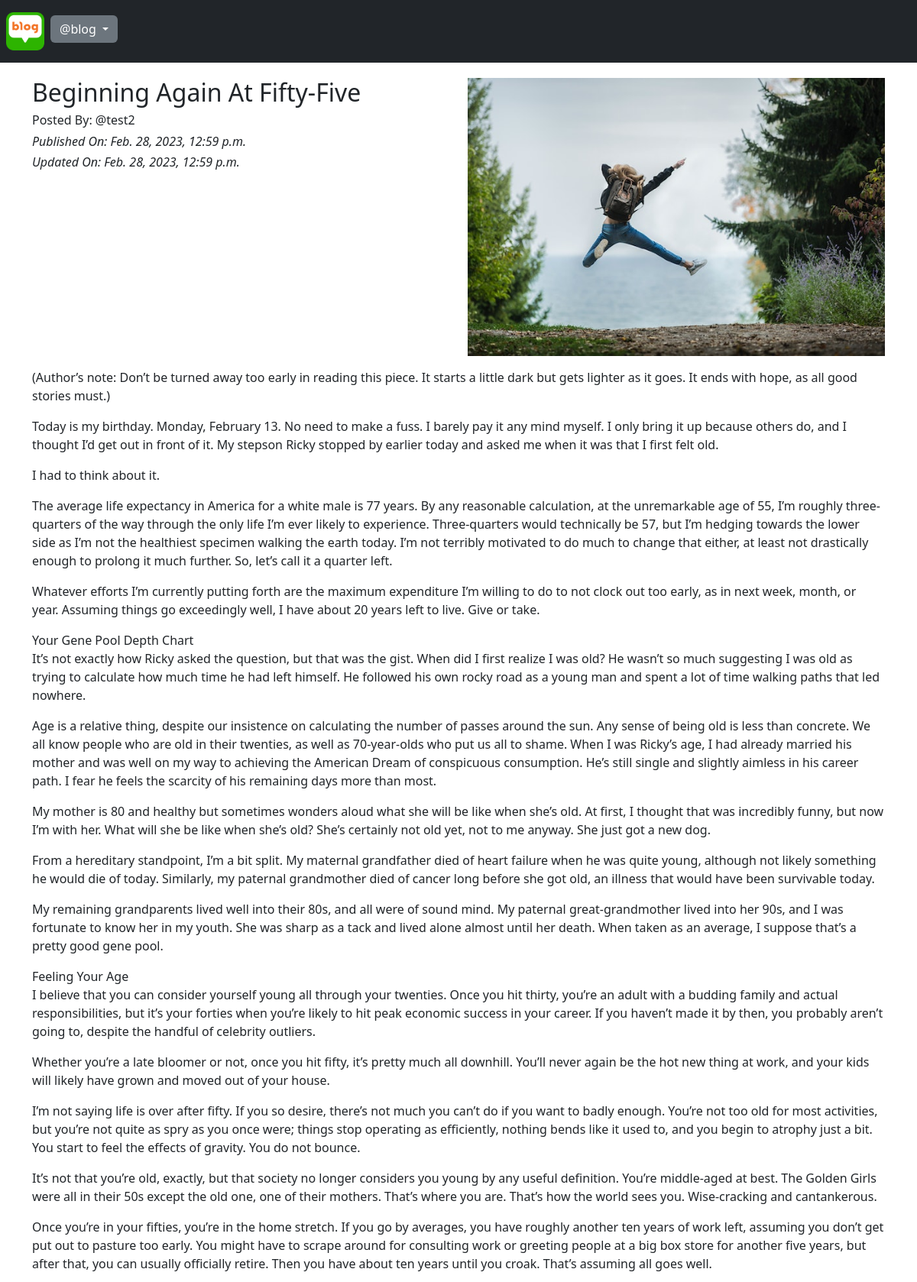
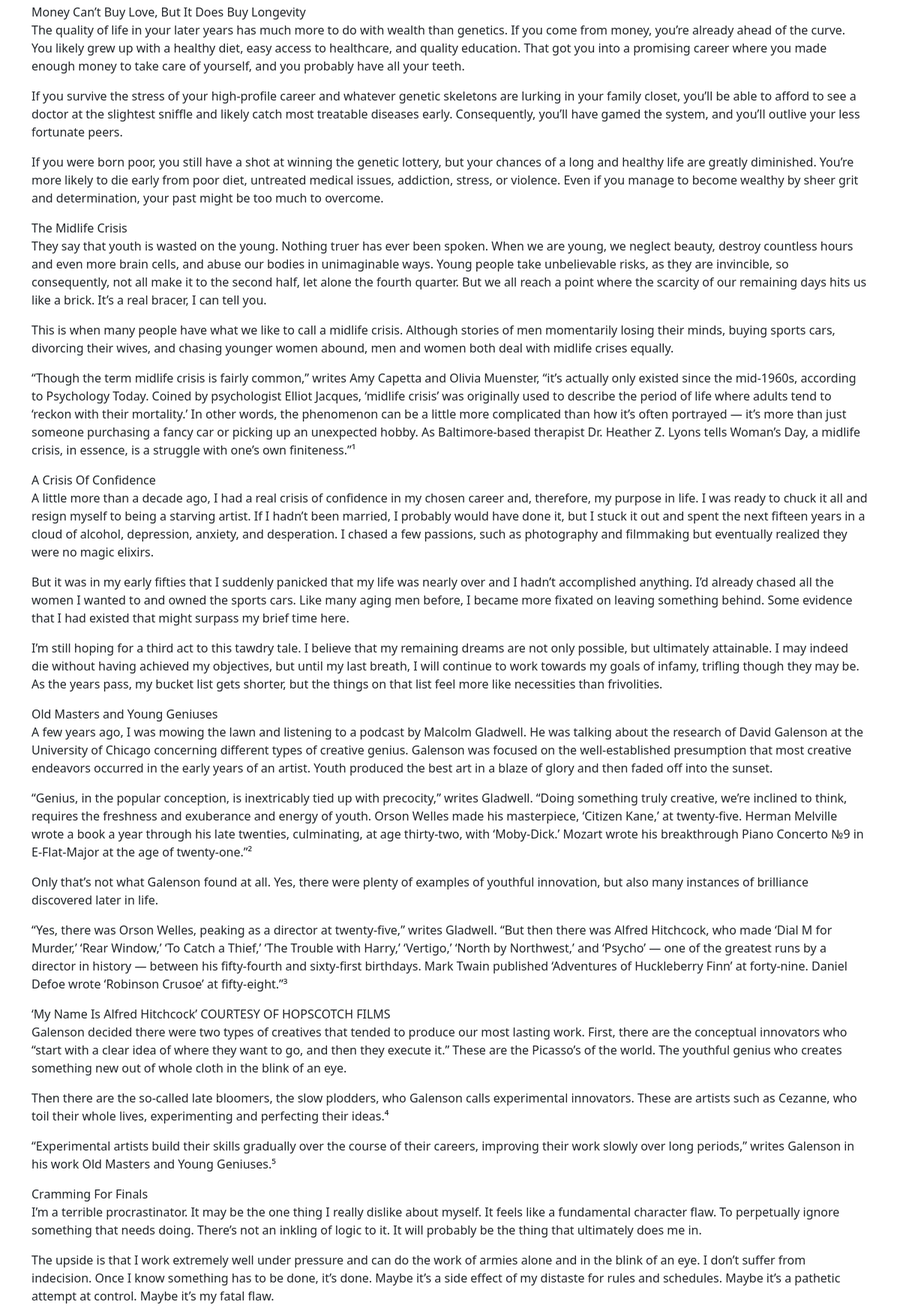
The page /blog/details/Beginning-Again-At-Fifty-Five-55daf4b1-f80a-4f0e-a6ad-3cdcb6fc4c3e/ (signed in, upper part) on the database its author committed (2 pictures, top to bottom).
### App_Blog/models.py (models this page shows, shortened)
class Blog(models.Model):
    author = models.ForeignKey(User, on_delete=models.CASCADE, related_name='post_author')
    blog_title = models.CharField(max_length=264, verbose_name="Put a Title")
    slug = models.SlugField( unique=True)
    blog_content = models.TextField(verbose_name="what is on your mind")
    blog_image = models.ImageField(upload_to='blog_images', verbose_name="Image")
    publish_date = models.DateTimeField(auto_now_add=True)
    update_date = models.DateTimeField(auto_now=True)
    class Meta:
        ordering = ('-publish_date',)

### App_Blog/views.py (the view, shortened to what this page needs)
# urls.py: path('details/<slug>/', views.blog_details, name='blog_details'),
@login_required
def blog_details(request, slug):
    blog = Blog.objects.get(slug=slug)
    comment_form = CommentForm()
    return render(request, 'App_Blog/blog_details.html', context={'blog': blog, 'comment_form':comment_form})

### templates/App_Blog/blog_details.html (shortened to what this page needs)
{% extends 'base.html' %}
{% load crispy_forms_tags %}
{% block body_block %}
<div class="row">
  <div class="col-sm-6">
    <h2>{{blog.blog_title}}</h2>
    <h6>Posted By: @{{blog.author}}</h6>
    <i><h6>Published On: {{blog.publish_date}}</h6></i>
    <i><h6>Updated On: {{blog.update_date}}</h6></i>
  </div>
  <div class="col-sm-6">
    <img src="/media/{{blog.blog_image}}" width="100%" alt="">
  </div>
  <p>
    {{blog.blog_content|linebreaks}}
  </p>
</div>
{% endblock %}

### templates/base.html (shortened to what this page needs)
<!DOCTYPE html>
<html lang="en" dir="ltr">
<head>
    <link href="https://cdn.jsdelivr.net/npm/bootstrap@5.3.0-alpha1/dist/css/bootstrap.min.css" rel="stylesheet"
>
</head>
<body>
    <nav class="navbar navbar-expand-sm bg-dark navbar-dark">
        <ul class="navbar-nav">
            <li class="nav-item active">
                <a class="nav-link" href="{% url 'index' %}"><img src="/media/logo.png" alt="" width="50px"></a>
            </li>
            {% if user.is_authenticated %}
            <div class="dropdown" style="margin-top:12px">
                <button class="btn btn-secondary dropdown-toggle" type="button" data-bs-toggle="dropdown"
                    aria-expanded="false" style="border:none">
                    @{{user.username}}
                </button>
            </div>
            {% endif %}
        </ul>
    </nav>
    <div class="container" style="padding-top:20px">
        {% block body_block %}
        {% endblock %}
    </div>
</body>
</html>

### rows shown on the page
Blog: blog_title "Beginning Again At Fifty-Five", author "test2", publish_date "Feb. 28, 2023, 12:59 p.m.", update_date "Feb. 28, 2023, 12:59 p.m.", blog_image (picture), blog_content "(Author’s note: Don’t be turned away too early in reading this piece. It starts a little dark but gets lighter as it goes. It ends with hope, as all good stories must.) Today is my birthday. Monday, February 13. No need to make a fuss. I barely pay it any mind myself. I only bring it up because others do, and I thought I’d get out in front of it. My stepson Ricky stopped by earlier today and asked me when it was that I first felt old. I had to think about it. The average life expectancy in America for a white male is 77 years. By any reasonable calculation, at the unremarkable age of 55, I’m roughly three-quarters of the way through the only life I’m ever likely to experience.…"

### other values the page prints
{{ user.username }} "blog"
